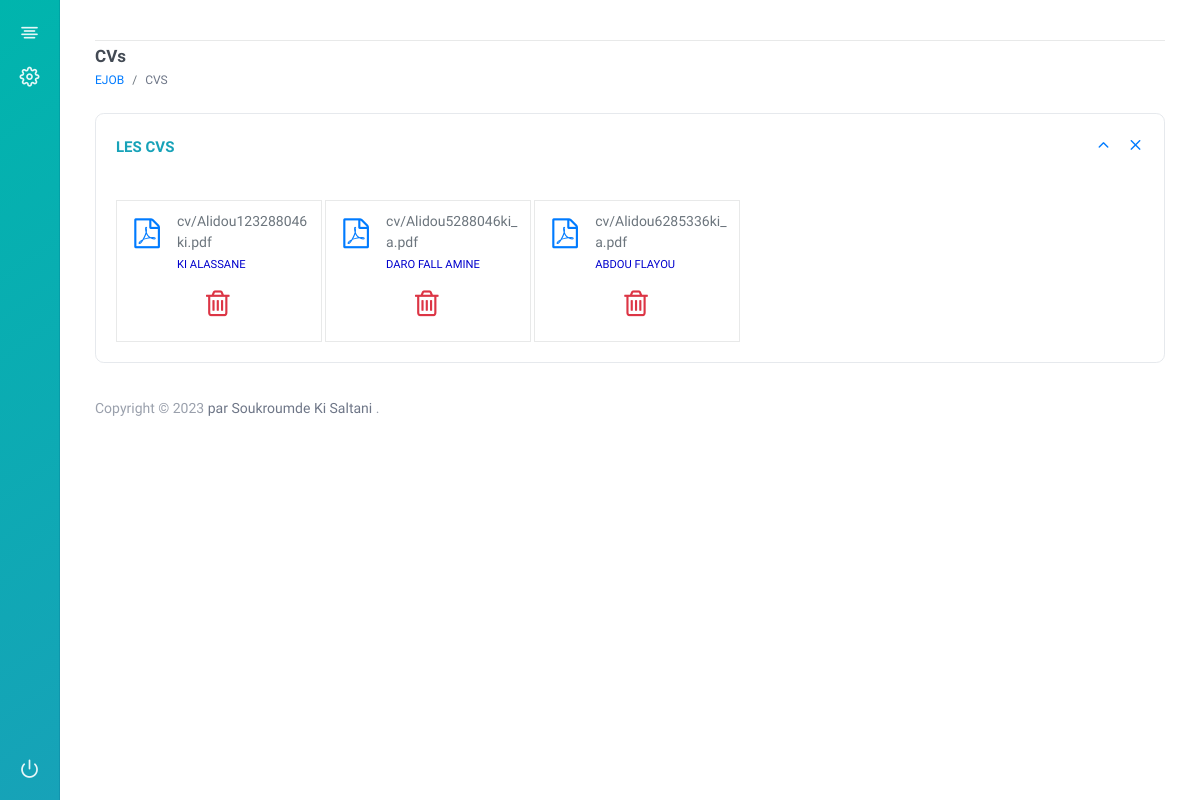
The page /Admin/cvs.php on the database its author committed.
### tables this page shows
CREATE TABLE `utilisateurs` (
  `id_utilisateur` int(11) NOT NULL,
  `nom` varchar(255) NOT NULL,
  `prenom` varchar(255) NOT NULL,
  `telephone` varchar(255) NOT NULL,
  `email` varchar(255) NOT NULL,
  `pseudo` varchar(255) NOT NULL,
  `mot_de_passe` varchar(255) NOT NULL,
  `photo` varchar(255) NOT NULL,
  `status` varchar(255) NOT NULL DEFAULT 'DECONNECTE',
  `derniere_connexion` datetime NOT NULL DEFAULT current_timestamp(),
  `face_id` text NOT NULL DEFAULT 'NON',
  `date_inscription` datetime NOT NULL DEFAULT current_timestamp(),
  `pays` varchar(255) NOT NULL,
  `pretention_salarial` decimal(10,0) NOT NULL,
  `cv` text NOT NULL,
  `presentation` text NOT NULL,
  `verifie` varchar(50) NOT NULL DEFAULT 'NON',
  `connectionID` text NOT NULL,
  `sessionID` text NOT NULL
);

### functions.php (called while the page is built, shortened)
<?php
require("BaseDeDonnees.php");
function utilisateur(){
    global $bd;
    $query=$bd->prepare("SELECT * FROM utilisateurs");
    $query->execute();
    $run= $query->fetchAll(PDO::FETCH_OBJ);
 return  $run;
}
?>

### Admin/cvs.php (the view, shortened to what this page needs)
<?php
require('../BaseDeDonnees.php');
require('../functions.php');
$utilisateur=utilisateur();
include("header.php");
?>
        <div class="section-body">
            <div class="container-fluid">
                <div class="d-flex justify-content-between align-items-center ">
                    <div class="header-action">
                        <h1 class="page-title">CVs</h1>
                        <ol class="breadcrumb page-breadcrumb">
                            <li class="breadcrumb-item"><a href="#">Ejob</a></li>
                            <li class="breadcrumb-item active" aria-current="page">Cvs</li>
                        </ol>
                    </div>
                </div>
            </div>
        </div>
        <div class="section-body mt-4">
            <div class="container-fluid">
                <div class="row clearfix">
                    <div class="col-lg-12">
                        <div class="card">
                            <div class="card-header">
                                <h3 class="card-title">LES CVs</h3>
                                <div class="card-options ">
                                    <a href="#" class="card-options-collapse" data-toggle="card-collapse"><i class="fe fe-chevron-up"></i></a>
                                    <a href="#" class="card-options-remove" data-toggle="card-remove"><i class="fe fe-x"></i></a>
                                </div>
                            </div>
                            <div class="card-body">
                                <div class="file_folder">
                                <?php foreach($utilisateur as $can){
                                    $chaine=substr($can->cv,0,20);
                                    if(!empty($chaine)){
                                    ?>
                                        <div style="display:inline-block; vertical-align:middle;vertical-align:auto;border:1px solid #E8E9E9;width:20%">
                                        <div class="icon">
                                            <a href="../<?=$can->cv ?>" style="border:none; display:inline;" title="Consulter"><i class="fa fa-file-pdf-o text-primary"></i></a>
                                            <br>
                                           <a href="../actions.php?deleteCv=<?=$can->id_utilisateur?>" style="border:none; display:inline;"> <button type="button" class="btn btn-icon btn-sm js-sweetalert" title="Supprimer" style="margin-left:80px;"><i class="fa fa-trash-o text-danger"></i></button></a>
                                        </div>
                                        <div class="file-name">
                                            <p class="mb-0 text-muted"> <?= $chaine?>.pdf</p>
                                            <small style="color:#0000CD;"><?=$can->nom?> <?=$can->prenom?></small>
                                        </div>
                                        </div>
                                        <?php }}?>
                                </div>
                            </div>
                        </div>
                    </div>
                </div>
            </div>
        </div>
        <div class="section-body">
            <footer class="footer">
                <div class="container-fluid">
                    <div class="row">
                        <div class="col-md-6 col-sm-12">
                            Copyright © 2023 <a href="https://themeforest.net/user/puffintheme/portfolio"> par Soukroumde Ki Saltani  </a>.
                        </div>
                    </div>
                </div>
            </footer>
        </div>
    </div>
</div>
</body>
</html>

### rows shown on the page
utilisateurs: cv "cv/Alidou123288046ki", nom "KI", prenom "ALASSANE"
utilisateurs: cv "cv/Alidou5288046ki_a", nom "DARO FALL", prenom "AMINE"
utilisateurs: cv "cv/Alidou6285336ki_a", nom "ABDOU", prenom "FLAYOU"
